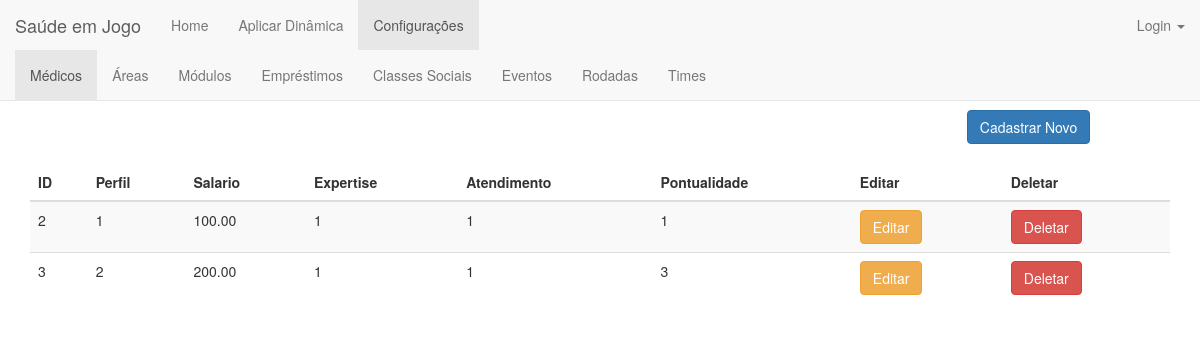
The app's page /medico/, older data.
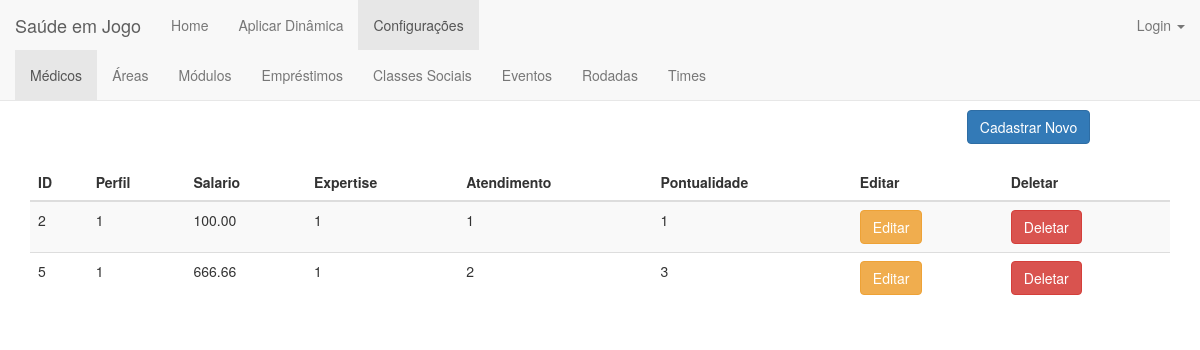
The same page, newer data.
### jogo/models.py (models this page shows)
class Medico(models.Model):
    classificacao = ((1,'1'),(2,'2'),(3,'3'))
    perfil = models.IntegerField(validators=[MinValueValidator(1)])
    salario = models.FloatField(validators=[MinValueValidator(0.0)])
    expertise = models.IntegerField(default=1, choices=classificacao)
    atendimento = models.IntegerField(default=1, choices=classificacao)
    pontualidade = models.IntegerField(default=1, choices=classificacao)

### jogo/views.py (the view)
# urls.py: url(r'^medico/$', views.medico_index, name='medico_index'),
def medico_index(request):
    medicos = Medico.objects.order_by('perfil')
    return render(request, 'medico/medico_index.html', {'medicos':medicos})

### jogo/templates/medico/medico_index.html (shortened to what this page needs)
{% extends 'jogo/base_configuracoes.html' %}
{% load staticfiles %}
{% block medico %}class="active"{% endblock %}
{% block body %}
    <div class="container">
        <center><h1>Médicos</h1></center>
        <div align="right" style="margin-right: 7%">
            <a href="{% url 'jogo:medico_new' %}"><button type="submit" class="btn btn-primary">Cadastrar Novo</button></a>
        </div>
        <br>
        <table class="table table-striped">
        <thead>
            <tr>
                <th>ID</th>
                <th>Perfil</th>
                <th>Salario</th>
                <th>Expertise</th>
                <th>Atendimento</th>
                <th>Pontualidade</th>
                <th>Editar</th>
                <th>Deletar</th>
            </tr>
        </thead>
        <tbody>
            {% for medico in medicos %}
                <tr>
                    <td>{{medico.id}}</td>
                    <td>{{medico.perfil}}</td>
                    <td>{{medico.salario | floatformat:2}}</td>
                    <td>{{medico.expertise}}</td>
                    <td>{{medico.atendimento}}</td>
                    <td>{{medico.pontualidade}}</td>
                    <td><a href="{% url 'jogo:medico_edit' medico.id %}"><button type="button" class="btn btn-warning">Editar</button></a></td>
                    <td><a href="{% url 'jogo:medico_delete' medico.id %}"><button type="button" class="btn btn-danger">Deletar</button></a></td>
                </tr>
            {% endfor %}
        </tbody>
        </table>
    </div>
{% endblock body %}

Row changes from the older to the newer data that the page shows:
removed Medico: id "3", perfil "2", salario "200.00", expertise "1", atendimento "1", pontualidade "3"
added Medico: id "5", perfil "1", salario "666.66", expertise "1", atendimento "2", pontualidade "3"
